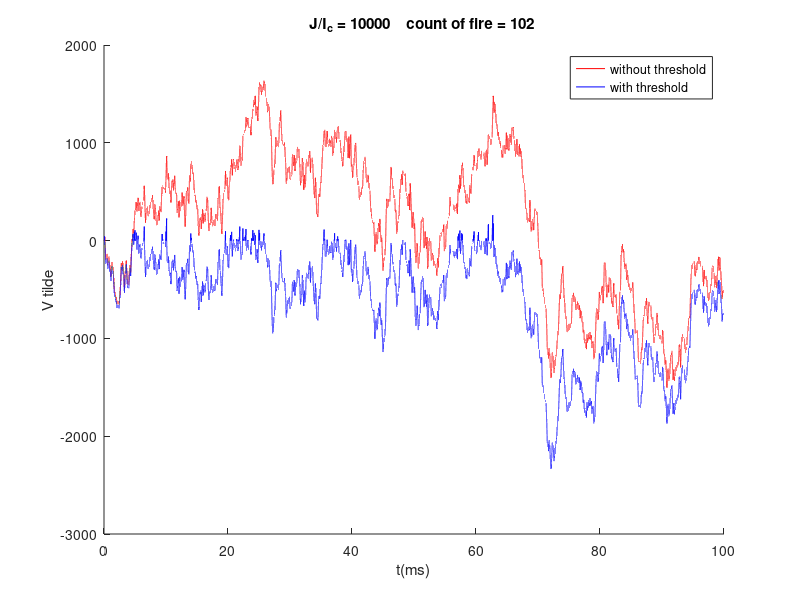

The MATLAB script that drew this image:
clc;clear;close all;

%% set parameter
K = 10000; % dimensionless
K_excitatory = 0.8*K;
K_inhibitory = 0.2*K;

tau = 20; % ms
r_0 = 3; % r_0 must have the dimension of current. % We need r_0 > I_c
I_c = 1; % I_c must have the dimension of current.
ratio_J_I_c = 10000;
J = I_c*ratio_J_I_c;
omega_weight_excitatory = 1/K*J; % dimensionless
omega_weight_inhibitory = 1/K*J*4; % dimensionless

t_max = 100; % ms
delta_t = 0.1; % ms % 我们认为：在这一小段时间里，I_e是恒定的
number_of_piece = t_max/delta_t; % dimensionless
sample_frequency = 10000; % Hz

sigma_square = 1; % (mA)^2*s
varience_of_xi = sigma_square/(delta_t*10^(-3)); % (mA)^2
dB_sigma_square = 10*(log(varience_of_xi)/log(10));
hold on;

%% simulate V_dimensionless by thousands of piecewise function
count = 1;
V_dimensionless_1 = zeros(1,t_max*sample_frequency);
V_dimensionless_2 = zeros(1,t_max*sample_frequency);
number_of_period = 0;
flag = 0;
count_fire = 0;
for i = 1:number_of_piece
    
    % without threshold
    xi_excitatory = wgn(K_excitatory,1,dB_sigma_square);
    xi_inhibitory = wgn(K_inhibitory,1,dB_sigma_square);
    I_external = (K_excitatory*omega_weight_excitatory*r_0-K_inhibitory*omega_weight_inhibitory*r_0) + (omega_weight_excitatory*sum(xi_excitatory)-omega_weight_inhibitory*sum(xi_inhibitory));
    I_dimensionless = I_external/I_c;
    
    if i == 1
        V_dimensionless_1_0 = 0;
        for t = 0:1/sample_frequency:delta_t
            V_dimensionless_1(count) = (V_dimensionless_1_0 - I_dimensionless)*exp(-t/tau) + I_dimensionless;
            V_dimensionless_2(count) = V_dimensionless_1(count); % 第一次肯定不会直接突破阈值1
            count = count + 1;
        end
    else
        V_dimensionless_1_0 = V_dimensionless_1(count-1);
        V_dimensionless_2_0 = V_dimensionless_2(count-1);
        for t = 0 + 1/sample_frequency:1/sample_frequency:delta_t
            V_dimensionless_1(count) = (V_dimensionless_1_0 - I_dimensionless)*exp(-t/tau) + I_dimensionless;
            if flag == 0
                V_dimensionless_2(count) = (V_dimensionless_2_0 - I_dimensionless)*exp(-t/tau) + I_dimensionless;
                if V_dimensionless_2(count) >= 1
                    count_fire = count_fire + 1;
                    flag = 1;
                    V_dimensionless_2(count) = 0;
                    t_0 = t;
                end
            end
            if flag == 1
                V_dimensionless_2_0 = V_dimensionless_2(count);
                V_dimensionless_2(count) = (V_dimensionless_2_0 - I_dimensionless)*exp(-(t-t_0)/tau) + I_dimensionless;
            end
            count = count + 1;
        end
        flag = 0;
    end    
end
t = 0:1/sample_frequency:t_max;
plot(t,V_dimensionless_1,'red');
plot(t,V_dimensionless_2,'blue');
legend('without threshold','with threshold');

%% title
xlabel('t(ms)');
ylabel('V tilde');
title(['    J/I_c = ' num2str(ratio_J_I_c) '    count of fire = ' num2str(count_fire)]);